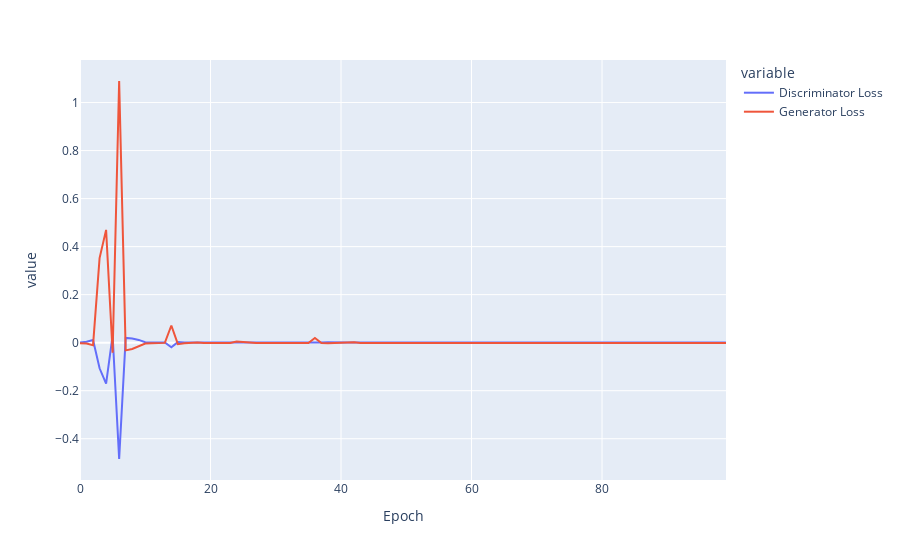

Notebook cell for this chart:
### Code cell
data = pd.read_csv('../Notebooks/loss_logs.csv')
fig = px.line(data, x='Epoch', y=data.columns[1:3])
fig.show()
